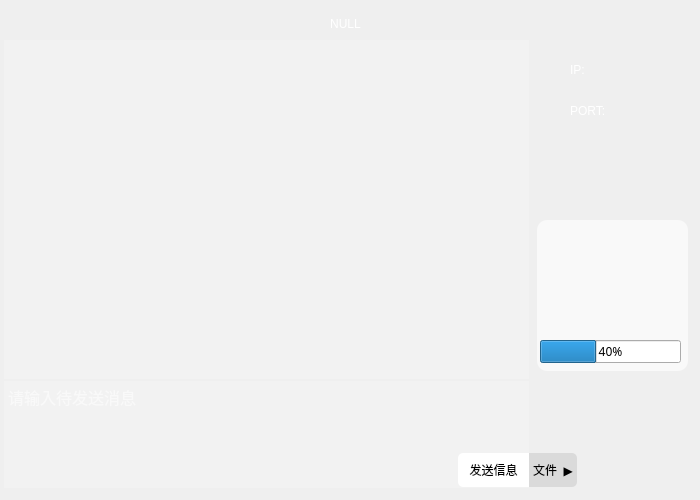
<?xml version="1.0" encoding="UTF-8"?>
<ui version="4.0">
 <class>chatWindow</class>
 <widget class="QDialog" name="chatWindow">
  <property name="geometry">
   <rect>
    <x>0</x>
    <y>0</y>
    <width>700</width>
    <height>500</height>
   </rect>
  </property>
  <property name="windowTitle">
   <string>Dialog</string>
  </property>
  <widget class="QLabel" name="label">
   <property name="geometry">
    <rect>
     <x>0</x>
     <y>0</y>
     <width>700</width>
     <height>500</height>
    </rect>
   </property>
   <property name="styleSheet">
    <string notr="true">background-image: url(:/img/background/res/chatWindow.png);</string>
   </property>
   <property name="text">
    <string/>
   </property>
  </widget>
  <widget class="QPushButton" name="pushButton">
   <property name="geometry">
    <rect>
     <x>14</x>
     <y>10</y>
     <width>31</width>
     <height>31</height>
    </rect>
   </property>
   <property name="cursor">
    <cursorShape>PointingHandCursor</cursorShape>
   </property>
   <property name="focusPolicy">
    <enum>Qt::NoFocus</enum>
   </property>
   <property name="styleSheet">
    <string notr="true">border:0px;</string>
   </property>
   <property name="text">
    <string/>
   </property>
  </widget>
  <widget class="QPushButton" name="sendButton">
   <property name="geometry">
    <rect>
     <x>458</x>
     <y>453</y>
     <width>71</width>
     <height>34</height>
    </rect>
   </property>
   <property name="focusPolicy">
    <enum>Qt::NoFocus</enum>
   </property>
   <property name="styleSheet">
    <string notr="true">border:0px;
font: 9pt &quot;微软雅黑&quot;;
color: rgb(0, 0, 0);
border-top-left-radius:5px;
border-bottom-left-radius:5px;
background-color: rgb(255, 255, 255);</string>
   </property>
   <property name="text">
    <string>发送信息</string>
   </property>
   <property name="shortcut">
    <string>Ctrl+Return</string>
   </property>
  </widget>
  <widget class="QTextEdit" name="inputEdit">
   <property name="geometry">
    <rect>
     <x>4</x>
     <y>381</y>
     <width>525</width>
     <height>107</height>
    </rect>
   </property>
   <property name="font">
    <font>
     <family>微软雅黑</family>
     <pointsize>12</pointsize>
     <weight>9</weight>
     <italic>false</italic>
     <bold>false</bold>
    </font>
   </property>
   <property name="styleSheet">
    <string notr="true">border:0px;
color: rgb(255, 255, 255);
font: 75 12pt &quot;微软雅黑&quot;;
background-color: rgba(255, 255, 255, 20%);</string>
   </property>
   <property name="html">
    <string>&lt;!DOCTYPE HTML PUBLIC &quot;-//W3C//DTD HTML 4.0//EN&quot; &quot;http://www.w3.org/TR/REC-html40/strict.dtd&quot;&gt;
&lt;html&gt;&lt;head&gt;&lt;meta name=&quot;qrichtext&quot; content=&quot;1&quot; /&gt;&lt;style type=&quot;text/css&quot;&gt;
p, li { white-space: pre-wrap; }
&lt;/style&gt;&lt;/head&gt;&lt;body style=&quot; font-family:'微软雅黑'; font-size:12pt; font-weight:72; font-style:normal;&quot;&gt;
&lt;p style=&quot;-qt-paragraph-type:empty; margin-top:0px; margin-bottom:0px; margin-left:0px; margin-right:0px; -qt-block-indent:0; text-indent:0px; font-size:10pt;&quot;&gt;&lt;br /&gt;&lt;/p&gt;&lt;/body&gt;&lt;/html&gt;</string>
   </property>
   <property name="placeholderText">
    <string>请输入待发送消息</string>
   </property>
  </widget>
  <widget class="QLabel" name="usernameLabel">
   <property name="geometry">
    <rect>
     <x>60</x>
     <y>8</y>
     <width>571</width>
     <height>31</height>
    </rect>
   </property>
   <property name="styleSheet">
    <string notr="true">font: 75 12pt &quot;微软雅黑&quot;;
color: rgb(255, 255, 255);</string>
   </property>
   <property name="text">
    <string>NULL</string>
   </property>
   <property name="alignment">
    <set>Qt::AlignCenter</set>
   </property>
  </widget>
  <widget class="QLabel" name="ipLabel">
   <property name="geometry">
    <rect>
     <x>570</x>
     <y>59</y>
     <width>111</width>
     <height>21</height>
    </rect>
   </property>
   <property name="styleSheet">
    <string notr="true">font: 75 9pt &quot;微软雅黑&quot;;
color: rgb(255, 255, 255);</string>
   </property>
   <property name="text">
    <string>IP:</string>
   </property>
  </widget>
  <widget class="QLabel" name="portLabel">
   <property name="geometry">
    <rect>
     <x>570</x>
     <y>100</y>
     <width>111</width>
     <height>21</height>
    </rect>
   </property>
   <property name="styleSheet">
    <string notr="true">font: 75 9pt &quot;微软雅黑&quot;;
color: rgb(255, 255, 255);</string>
   </property>
   <property name="text">
    <string>PORT:</string>
   </property>
  </widget>
  <widget class="QTextBrowser" name="textBrowser">
   <property name="geometry">
    <rect>
     <x>4</x>
     <y>40</y>
     <width>525</width>
     <height>339</height>
    </rect>
   </property>
   <property name="font">
    <font>
     <family>微软雅黑</family>
     <pointsize>12</pointsize>
     <weight>50</weight>
     <bold>false</bold>
    </font>
   </property>
   <property name="mouseTracking">
    <bool>true</bool>
   </property>
   <property name="styleSheet">
    <string notr="true">border:0px;
background-color: rgba(255, 255, 255, 20%);</string>
   </property>
   <property name="html">
    <string>&lt;!DOCTYPE HTML PUBLIC &quot;-//W3C//DTD HTML 4.0//EN&quot; &quot;http://www.w3.org/TR/REC-html40/strict.dtd&quot;&gt;
&lt;html&gt;&lt;head&gt;&lt;meta name=&quot;qrichtext&quot; content=&quot;1&quot; /&gt;&lt;style type=&quot;text/css&quot;&gt;
p, li { white-space: pre-wrap; }
&lt;/style&gt;&lt;/head&gt;&lt;body style=&quot; font-family:'微软雅黑'; font-size:12pt; font-weight:400; font-style:normal;&quot;&gt;
&lt;p style=&quot;-qt-paragraph-type:empty; margin-top:0px; margin-bottom:0px; margin-left:0px; margin-right:0px; -qt-block-indent:0; text-indent:0px;&quot;&gt;&lt;br /&gt;&lt;/p&gt;&lt;/body&gt;&lt;/html&gt;</string>
   </property>
   <property name="source">
    <url>
     <string>http://0.0.0.0</string>
    </url>
   </property>
   <property name="openLinks">
    <bool>true</bool>
   </property>
  </widget>
  <widget class="QPushButton" name="fileButton">
   <property name="geometry">
    <rect>
     <x>529</x>
     <y>453</y>
     <width>48</width>
     <height>34</height>
    </rect>
   </property>
   <property name="focusPolicy">
    <enum>Qt::NoFocus</enum>
   </property>
   <property name="styleSheet">
    <string notr="true">border:0px;
font: 9pt &quot;微软雅黑&quot;;
color: rgb(0, 0, 0);
border-top-right-radius:5px;
border-bottom-right-radius:5px;
background-color: rgb(218, 218, 218);</string>
   </property>
   <property name="text">
    <string>文件  ▶</string>
   </property>
  </widget>
  <widget class="QLabel" name="filenameLabel">
   <property name="geometry">
    <rect>
     <x>540</x>
     <y>230</y>
     <width>141</width>
     <height>51</height>
    </rect>
   </property>
   <property name="styleSheet">
    <string notr="true">font: 9pt &quot;微软雅黑&quot;;
color: rgb(255, 255, 255);</string>
   </property>
   <property name="text">
    <string/>
   </property>
   <property name="wordWrap">
    <bool>true</bool>
   </property>
  </widget>
  <widget class="QLabel" name="fileSizeLabel">
   <property name="geometry">
    <rect>
     <x>540</x>
     <y>290</y>
     <width>141</width>
     <height>41</height>
    </rect>
   </property>
   <property name="styleSheet">
    <string notr="true">font: 9pt &quot;微软雅黑&quot;;
color: rgb(255, 255, 255);</string>
   </property>
   <property name="text">
    <string/>
   </property>
   <property name="wordWrap">
    <bool>true</bool>
   </property>
  </widget>
  <widget class="QLabel" name="FileLabel">
   <property name="geometry">
    <rect>
     <x>537</x>
     <y>220</y>
     <width>151</width>
     <height>151</height>
    </rect>
   </property>
   <property name="styleSheet">
    <string notr="true">background-color: rgba(255, 255, 255,60%);
border-radius:10px;</string>
   </property>
   <property name="text">
    <string/>
   </property>
  </widget>
  <widget class="QProgressBar" name="progressBar">
   <property name="enabled">
    <bool>true</bool>
   </property>
   <property name="geometry">
    <rect>
     <x>540</x>
     <y>340</y>
     <width>141</width>
     <height>23</height>
    </rect>
   </property>
   <property name="font">
    <font>
     <family>微软雅黑</family>
    </font>
   </property>
   <property name="value">
    <number>40</number>
   </property>
   <property name="textVisible">
    <bool>true</bool>
   </property>
   <property name="orientation">
    <enum>Qt::Horizontal</enum>
   </property>
  </widget>
  <zorder>label</zorder>
  <zorder>FileLabel</zorder>
  <zorder>inputEdit</zorder>
  <zorder>pushButton</zorder>
  <zorder>sendButton</zorder>
  <zorder>usernameLabel</zorder>
  <zorder>ipLabel</zorder>
  <zorder>portLabel</zorder>
  <zorder>textBrowser</zorder>
  <zorder>fileButton</zorder>
  <zorder>filenameLabel</zorder>
  <zorder>fileSizeLabel</zorder>
  <zorder>progressBar</zorder>
 </widget>
 <resources/>
 <connections/>
</ui>
